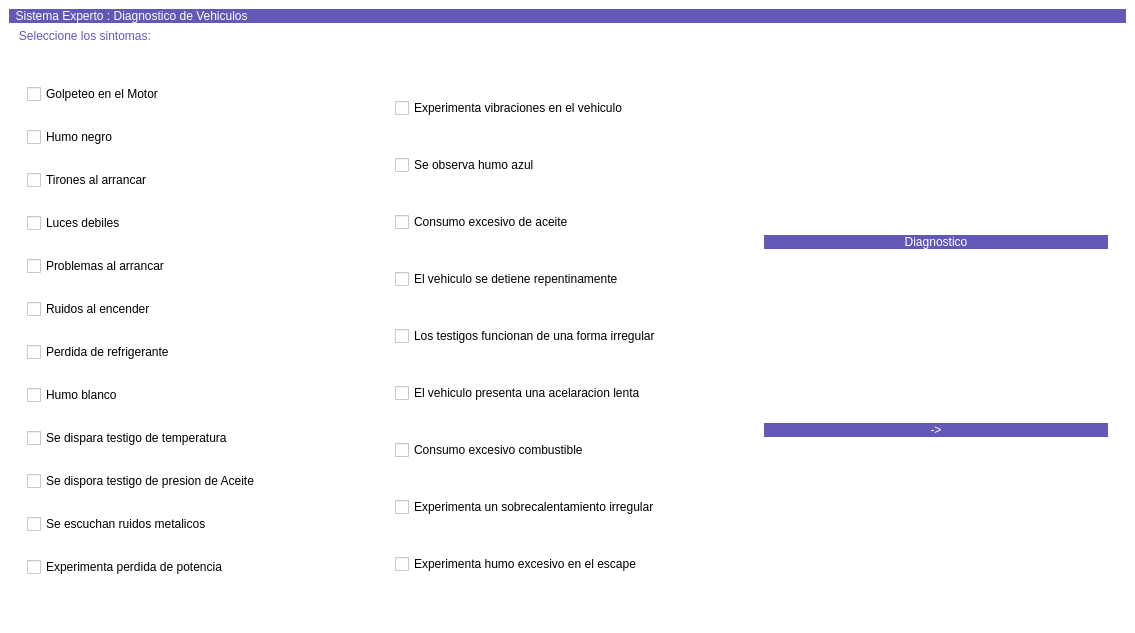
<?xml version="1.0" encoding="UTF-8"?>
<ui version="4.0">
 <class>MainWindow</class>
 <widget class="QMainWindow" name="MainWindow">
  <property name="geometry">
   <rect>
    <x>0</x>
    <y>0</y>
    <width>1135</width>
    <height>633</height>
   </rect>
  </property>
  <property name="windowTitle">
   <string>MainWindow</string>
  </property>
  <widget class="QWidget" name="centralwidget">
   <property name="styleSheet">
    <string notr="true">background-color: #FFFFFF;</string>
   </property>
   <layout class="QVBoxLayout" name="verticalLayout">
    <item>
     <widget class="QLabel" name="label">
      <property name="maximumSize">
       <size>
        <width>16777215</width>
        <height>150</height>
       </size>
      </property>
      <property name="styleSheet">
       <string notr="true">background : #6357B7;
font: 32pt &quot;Bahnschrift&quot;;
color: #FFFFFF;</string>
      </property>
      <property name="text">
       <string>  Sistema Experto : Diagnostico de Vehiculos</string>
      </property>
     </widget>
    </item>
    <item>
     <widget class="QLabel" name="label_2">
      <property name="maximumSize">
       <size>
        <width>16777215</width>
        <height>30</height>
       </size>
      </property>
      <property name="styleSheet">
       <string notr="true">background : #FFFFFF;
font: 16pt &quot;Bahnschrift&quot;;
color: #6357B7;</string>
      </property>
      <property name="text">
       <string>   Seleccione los sintomas: </string>
      </property>
     </widget>
    </item>
    <item>
     <widget class="QStackedWidget" name="stackedWidget">
      <widget class="QWidget" name="stackedWidgetPage1">
       <layout class="QHBoxLayout" name="horizontalLayout">
        <item>
         <widget class="QWidget" name="widget_2" native="true">
          <layout class="QVBoxLayout" name="verticalLayout_2">
           <item>
            <widget class="QCheckBox" name="checkBox">
             <property name="text">
              <string>Golpeteo en el Motor</string>
             </property>
            </widget>
           </item>
           <item>
            <widget class="QCheckBox" name="checkBox_2">
             <property name="text">
              <string>Humo negro</string>
             </property>
            </widget>
           </item>
           <item>
            <widget class="QCheckBox" name="checkBox_3">
             <property name="text">
              <string>Tirones al arrancar</string>
             </property>
            </widget>
           </item>
           <item>
            <widget class="QCheckBox" name="checkBox_4">
             <property name="text">
              <string>Luces debiles</string>
             </property>
            </widget>
           </item>
           <item>
            <widget class="QCheckBox" name="checkBox_5">
             <property name="text">
              <string>Problemas al arrancar</string>
             </property>
            </widget>
           </item>
           <item>
            <widget class="QCheckBox" name="checkBox_6">
             <property name="text">
              <string>Ruidos al encender</string>
             </property>
            </widget>
           </item>
           <item>
            <widget class="QCheckBox" name="checkBox_7">
             <property name="text">
              <string>Perdida de refrigerante</string>
             </property>
            </widget>
           </item>
           <item>
            <widget class="QCheckBox" name="checkBox_8">
             <property name="text">
              <string>Humo blanco</string>
             </property>
            </widget>
           </item>
           <item>
            <widget class="QCheckBox" name="checkBox_9">
             <property name="text">
              <string>Se dispara testigo de temperatura</string>
             </property>
            </widget>
           </item>
           <item>
            <widget class="QCheckBox" name="checkBox_10">
             <property name="text">
              <string>Se dispora testigo de presion de Aceite</string>
             </property>
            </widget>
           </item>
           <item>
            <widget class="QCheckBox" name="checkBox_11">
             <property name="text">
              <string>Se escuchan ruidos metalicos</string>
             </property>
            </widget>
           </item>
           <item>
            <widget class="QCheckBox" name="checkBox_12">
             <property name="text">
              <string>Experimenta perdida de potencia</string>
             </property>
            </widget>
           </item>
          </layout>
         </widget>
        </item>
        <item>
         <widget class="QWidget" name="widget_3" native="true">
          <layout class="QVBoxLayout" name="verticalLayout_3">
           <item>
            <widget class="QCheckBox" name="checkBox_13">
             <property name="text">
              <string>Experimenta vibraciones en el vehiculo</string>
             </property>
            </widget>
           </item>
           <item>
            <widget class="QCheckBox" name="checkBox_14">
             <property name="text">
              <string>Se observa humo azul</string>
             </property>
            </widget>
           </item>
           <item>
            <widget class="QCheckBox" name="checkBox_15">
             <property name="text">
              <string>Consumo excesivo de aceite</string>
             </property>
            </widget>
           </item>
           <item>
            <widget class="QCheckBox" name="checkBox_16">
             <property name="text">
              <string>El vehiculo se detiene repentinamente</string>
             </property>
            </widget>
           </item>
           <item>
            <widget class="QCheckBox" name="checkBox_17">
             <property name="text">
              <string>Los testigos funcionan de una forma irregular</string>
             </property>
            </widget>
           </item>
           <item>
            <widget class="QCheckBox" name="checkBox_18">
             <property name="text">
              <string>El vehiculo presenta una acelaracion lenta</string>
             </property>
            </widget>
           </item>
           <item>
            <widget class="QCheckBox" name="checkBox_19">
             <property name="text">
              <string>Consumo excesivo combustible</string>
             </property>
            </widget>
           </item>
           <item>
            <widget class="QCheckBox" name="checkBox_20">
             <property name="text">
              <string>Experimenta un sobrecalentamiento irregular</string>
             </property>
            </widget>
           </item>
           <item>
            <widget class="QCheckBox" name="checkBox_21">
             <property name="text">
              <string>Experimenta humo excesivo en el escape</string>
             </property>
            </widget>
           </item>
          </layout>
         </widget>
        </item>
        <item>
         <widget class="QWidget" name="widget_4" native="true">
          <layout class="QVBoxLayout" name="verticalLayout_4">
           <item>
            <widget class="QPushButton" name="pushButton">
             <property name="styleSheet">
              <string notr="true"> color: white;
 background-color: #6357B7;
 border-radius: 15px;
 font: 14pt &quot;Bahnschrift&quot;;</string>
             </property>
             <property name="text">
              <string>Diagnostico</string>
             </property>
            </widget>
           </item>
           <item>
            <widget class="QPushButton" name="pushButton_2">
             <property name="styleSheet">
              <string notr="true"> color: white;
 background-color: #6357B7;
 border-radius: 15px;
 font: 14pt &quot;Bahnschrift&quot;;</string>
             </property>
             <property name="text">
              <string>-&gt;</string>
             </property>
            </widget>
           </item>
          </layout>
         </widget>
        </item>
       </layout>
      </widget>
     </widget>
    </item>
   </layout>
  </widget>
 </widget>
 <resources/>
 <connections/>
</ui>
